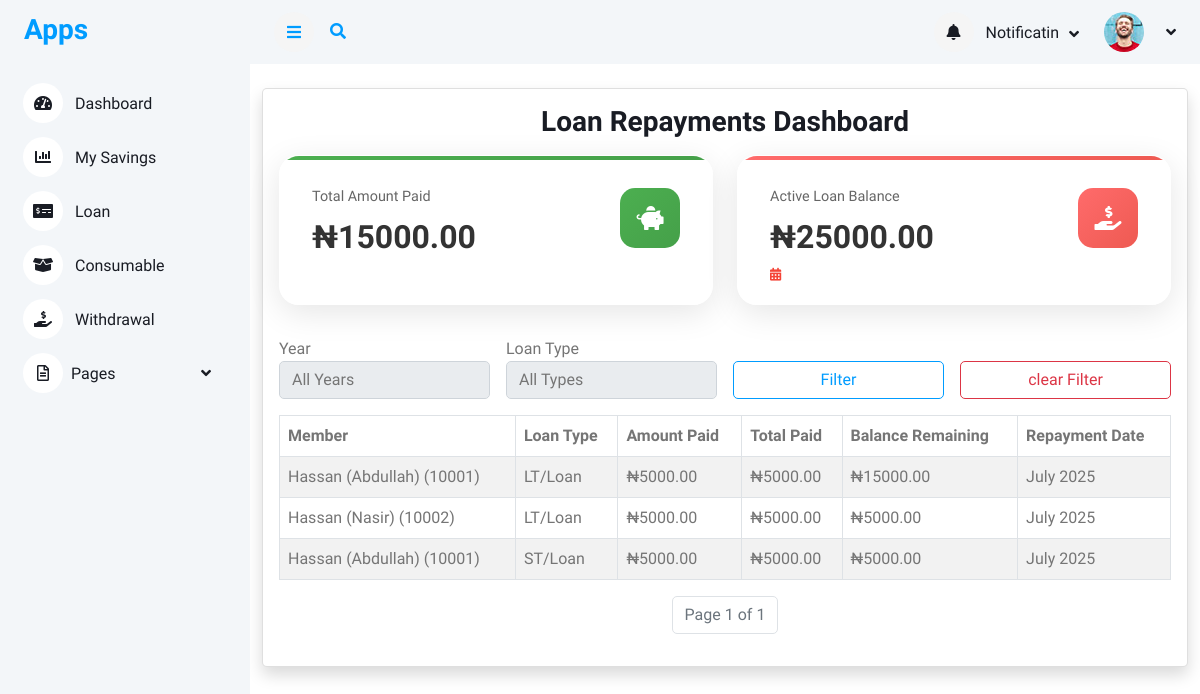
/report/loan-repayments/, run on an earlier commit of the app's database.
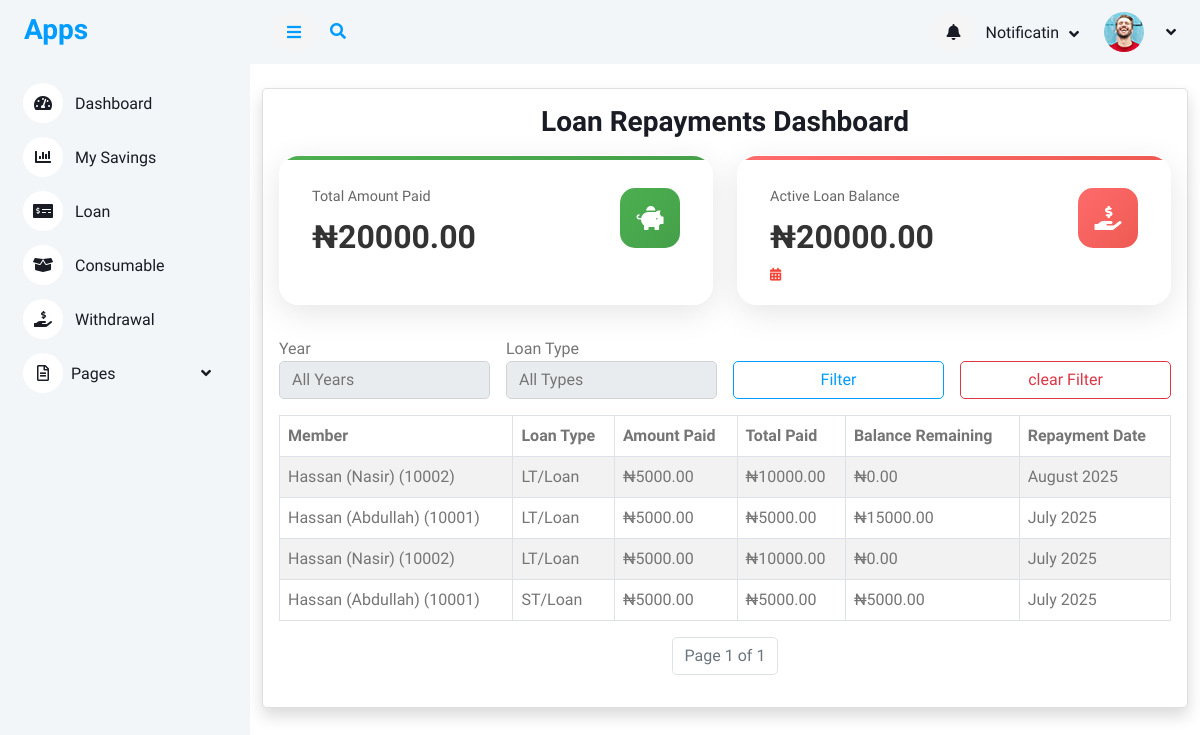
And on a later commit of the database.
### loan/models.py (models this page shows, shortened)
class LoanRepayback(models.Model):
    loan_request = models.ForeignKey(LoanRequest, on_delete=models.CASCADE, related_name="repaybacks")
    repayment_date = models.DateField()
    amount_paid = models.DecimalField(max_digits=10, decimal_places=2)
    balance_remaining = models.DecimalField(max_digits=10, decimal_places=2)
    created_by = models.ForeignKey(User,on_delete=models.CASCADE)

class LoanRequest(models.Model):
    member = models.ForeignKey(Member, on_delete=models.CASCADE, related_name="loan_requests")
    loan_type = models.ForeignKey(LoanType, on_delete=models.SET_NULL, null=True, blank=True)
    amount = models.DecimalField(max_digits=10, decimal_places=2)
    approved_amount = models.DecimalField(max_digits=10, decimal_places=2, null=True, blank=True)
    loan_term_months = models.PositiveIntegerField()
    application_date = models.DateField(default=today_date)
    approval_date = models.DateField(null=True, blank=True)
    status = models.CharField(max_length=20,choices=[ ("pending", "Pending"),("approved", "Approved"),("rejected", "Rejected"),  ("paid", "paid") ], default="pending",)
    rejection_reason = models.TextField(blank=True, null=True)
    file_one = models.ImageField(upload_to='file_one', blank=True, null=True)
    bank_name = models.ForeignKey(BankName,on_delete=models.CASCADE)
    bank_code = models.ForeignKey(BankCode,on_delete=models.CASCADE)
    account_number  = models.CharField(max_length=100)
    guarantor = models.ForeignKey(Member, on_delete=models.SET_NULL, null=True, blank=True, related_name="guaranteed_loans")
    guarantor_accepted = models.BooleanField(default=False)
    created_by = models.ForeignKey(User,on_delete=models.CASCADE)
    approved_by = models.ForeignKey(User, on_delete=models.SET_NULL, null=True, blank=True, related_name='approved_loan')
    date_created = models.DateTimeField(auto_now_add=True)

### accounts/models.py (models this page shows, shortened)
class Member(models.Model):
    member = models.OneToOneField(User, on_delete=models.CASCADE, null=True, blank=True,related_name='member')
    ippis = models.IntegerField(unique=True)  # Required and unique
    total_savings = models.DecimalField(max_digits=12, decimal_places=2, blank=True, null=True)
    def __str__(self):
        return f"{self.member} ({self.ippis})"

class User(AbstractUser):
    first_name = models.CharField(max_length=100)
    last_name = models.CharField(max_length=100)
    other_name = models.CharField(max_length=100)
    date_of_birth = models.DateField(blank=True,null=True)
    username = models.CharField(max_length=100, unique=True)
    savings = models.IntegerField(blank=True,null=True)
    account_type = models.CharField(max_length=100,blank=True,null=True)
    department = models.CharField(max_length=100)
    unit = models.CharField(max_length=100)
    gender = models.ForeignKey(Gender, on_delete=models.CASCADE, blank=True, null=True)
    group = models.ForeignKey(UserGroup, on_delete=models.CASCADE, blank=True, null=True)
    marital_status = models.ForeignKey(MaritalStatus,on_delete=models.SET_NULL, null=True, blank=True)
    religion = models.ForeignKey(Religion, on_delete=models.SET_NULL, null=True, blank=True,)
    passport = models.ImageField(upload_to='passport', blank=True, null=True)
    phone1 = models.CharField(max_length=15,null=True, blank=True)
    phone2 = models.CharField(max_length=15, null=True, blank=True)
    email = models.EmailField(blank=True, null=True)
    member_number = models.CharField(max_length=100)
    def __str__(self):
        return f"{self.first_name} ({self.last_name})"

### report/views.py (the view)
# urls.py: path("loan-repayments/", views.filtered_loan_repayments, name="filtered_loan_repayments"),
def filtered_loan_repayments(request):
    years = LoanRequest.objects.annotate(year=ExtractYear("application_date")) \
        .values_list("year", flat=True).distinct().order_by("-year")
    loan_types = LoanRequest.objects.values_list("loan_type__name", flat=True).distinct().order_by("loan_type__name")
    selected_year = request.GET.get("year")
    selected_type = request.GET.get("loan_type")
    filters = Q()
    if selected_year:
        filters &= Q(loan_request__application_date__year=selected_year)
    if selected_type:
        filters &= Q(loan_request__loan_type__name=selected_type)
    repayments_qs = LoanRepayback.objects.select_related("loan_request__member", "loan_request__loan_type") \
        .filter(filters).order_by("-repayment_date")
    total_sum_paid = repayments_qs.aggregate(Sum("amount_paid"))["amount_paid__sum"] or 0
    enriched_repayments = []
    total_sum_remaining = 0
    for repay in repayments_qs:
        loan = repay.loan_request
        total_paid = LoanRepayback.objects.filter(loan_request=loan).aggregate(Sum("amount_paid"))["amount_paid__sum"] or 0
        approved = loan.approved_amount or 0
        balance = approved - total_paid
        total_sum_remaining += balance
        enriched_repayments.append({
            "repayment": repay,"total_paid": total_paid,"balance_remaining": balance,})
    paginator = Paginator(enriched_repayments, 100)
    page_number = request.GET.get("page")
    page_obj = paginator.get_page(page_number)
    context = {"page_obj": page_obj,"years": years, "loan_types": loan_types,
                "selected_year": selected_year, "selected_type": selected_type,
                "total_sum_paid": total_sum_paid,"total_sum_remaining": total_sum_remaining,}
    return render(request, "reports/filtered_loan_repayments.html", context)

### templates/reports/filtered_loan_repayments.html (shortened to what the changed rows need)
{% extends "base/base.html" %}
{% block content %}
<div class="container mt-4">
    <div class="card shadow col-md-12">
        <div class="card-body">
           <div class="stats-grid ">
        <div class="stat-card">
            <div class="stat-header">
                <div class="stat-info">
                    <h3>Total Amount Paid</h3>
                    <div class="stat-value"> ₦{{ total_sum_paid|floatformat:2 }}</div>
                </div>
            </div>
        </div>
        <div class="stat-card loan">
            <div class="stat-header">
                <div class="stat-info">
                    <h3>Active Loan Balance</h3>
                    <div class="stat-value">₦{{ total_sum_remaining|floatformat:2 }}</div>
                    <div class="stat-change negative">
                        <i class="fas fa-calendar-alt"></i>
                    </div>
                </div>
            </div>
        </div>
    </div>
    <div class="table-responsive">
    <table class="table table-bordered table-striped">
        <thead>
            <tr>
                <th>Member</th>
                <th class="text-nowrap text-truncate" style="max-width: 250px;">Loan Type</th>
                <th class="text-nowrap text-truncate" style="max-width: 250px;">Amount Paid</th>
                <th class="text-nowrap text-truncate" style="max-width: 250px;">Total Paid</th>
                <th class="text-nowrap text-truncate" style="max-width: 250px;">Balance Remaining</th>
                <th class="text-nowrap text-truncate" style="max-width: 250px;">Repayment Date</th>
            </tr>
        </thead>
        <tbody>
            {% for item in page_obj %}
            <tr>
                <td class="text-nowrap text-truncate" style="max-width: 250px;">{{ item.repayment.loan_request.member }}</td>
                 <td class="text-nowrap text-truncate" style="max-width: 250px;">
                    {% if "short" in item.repayment.loan_request.loan_type.name|lower %}
                        ST/Loan
                    {% elif "long" in item.repayment.loan_request.loan_type.name|lower %}
                        LT/Loan
                    {% else %}
                        {{ item.repayment.loan_request.loan_type.name }}
                    {% endif %}
                    </td>
                <td>₦{{ item.repayment.amount_paid|floatformat:2 }}</td>
                <td>₦{{ item.total_paid|floatformat:2 }}</td>
                <td>₦{{ item.balance_remaining|floatformat:2 }}</td>
                <td class="text-nowrap text-truncate" style="max-width: 250px;">{{ item.repayment.repayment_date|date:"F Y" }}</td>
            </tr>
            {% empty %}
            <tr>
                <td colspan="7" class="text-center text-primary fs-2">No repayments found.</td>
            </tr>
            {% endfor %}
        </tbody>
    </table>
    </div>
        </div>
    </div>
</div>
{% endblock %}

What changed in the data, as far as the page shows it:
added LoanRepayback: repayment.loan_request.member "Hassan (Nasir) (10002)", shows "LT/Loan", repayment.amount_paid "5000.00", total_paid "10000.00", balance_remaining "0.00", repayment.repayment_date "August 2025"
computed for LoanRepayback (number 3 of 4 on the later page): total_paid "5000.00" → "10000.00"; balance_remaining "5000.00" → "0.00"
Also different on the page:
{{ total_sum_paid|floatformat:2 }}: "15000.00" → "20000.00"
{{ total_sum_remaining|floatformat:2 }}: "25000.00" → "20000.00"
